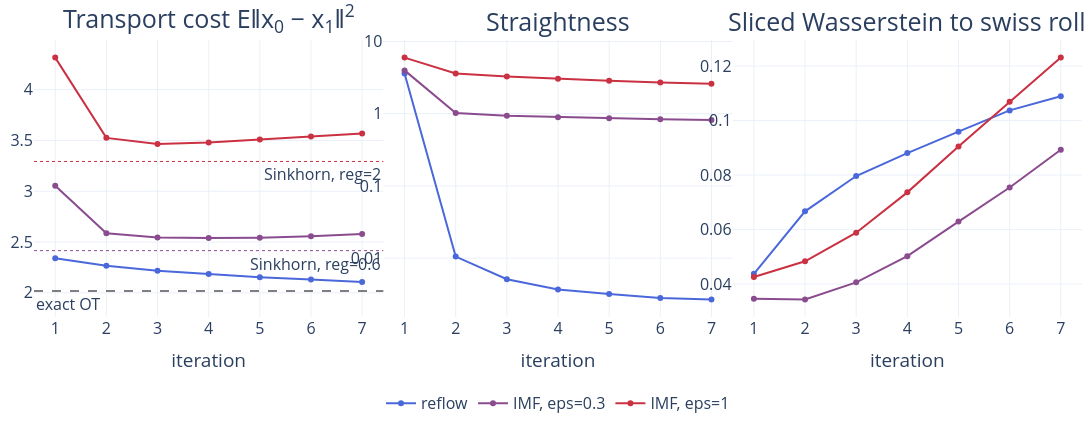

This figure's notebook cell:
### Markdown cell above
# Results

### Code cell
colors = dict(zip(EPS, sample_colorscale(SCALE, np.linspace(0, 1, len(EPS)))))
labels = {eps: f"IMF, eps={eps}" if eps > 0 else "reflow" for eps in EPS}
iters = np.arange(1, N_ITERS + 1)
titles = {
    "cost": "Transport cost E‖x<sub>0</sub> − x<sub>1</sub>‖<sup>2</sup>",
    "straightness": "Straightness",
    "sw": "Sliced Wasserstein to swiss roll",
}

fig = make_subplots(
    rows=1, cols=3, subplot_titles=list(titles.values()), horizontal_spacing=0
)
fig.update_annotations(font_size=TITLE_SIZE)
for col, name in enumerate(titles, 1):
    for eps in EPS:
        fig.add_scatter(
            x=iters,
            y=[r[name] for r in results[eps]],
            mode="lines+markers",
            line=dict(color=colors[eps]),
            name=labels[eps],
            legendgroup=labels[eps],
            showlegend=col == 1,
            row=1,
            col=col,
        )

fig.add_hline(
    y=cost_ot,
    line=dict(color="black", dash="dash", width=1),
    annotation_text="exact OT",
    annotation_position="bottom left",
    row=1,
    col=1,
)
for eps in EPS[1:]:
    fig.add_hline(
        y=cost_sinkhorn[eps],
        line=dict(color=colors[eps], dash="dot", width=1),
        annotation_text=f"Sinkhorn, reg={2 * eps}",
        annotation_position="bottom right",
        row=1,
        col=1,
    )

fig.update_xaxes(title_text="iteration", dtick=1)
fig.update_yaxes(type="log", dtick=1, row=1, col=2)
fig.update_layout(legend=dict(orientation="h", x=0.5, xanchor="center", y=-0.25))
show(fig, "moons_to_swiss_roll", 1500, 430)

### Figure 1 — Plotly figure (JSON) as saved in the notebook; plotly's stock layout.template omitted (floating-point values rounded to 4 significant figures)
{"data": [{"legendgroup": "reflow", "line": {"color": "rgb(74, 104, 218)"}, "mode": "lines+markers", "name": "reflow", "showlegend": true, "type": "scatter", "x": [1, 2, 3, 4, 5, 6, 7], "xaxis": "x", "y": [2.341, 2.266, 2.216, 2.185, 2.154, 2.131, 2.107], "yaxis": "y"}, {"legendgroup": "IMF, eps=0.3", "line": {"color": "rgb(138, 76, 142)"}, "mode": "lines+markers", "name": "IMF, eps=0.3", "showlegend": true, "type": "scatter", "x": [1, 2, 3, 4, 5, 6, 7], "xaxis": "x", "y": [3.055, 2.586, 2.546, 2.539, 2.542, 2.557, 2.58], "yaxis": "y"}, {"legendgroup": "IMF, eps=1", "line": {"color": "rgb(202, 49, 66)"}, "mode": "lines+markers", "name": "IMF, eps=1", "showlegend": true, "type": "scatter", "x": [1, 2, 3, 4, 5, 6, 7], "xaxis": "x", "y": [4.316, 3.526, 3.466, 3.479, 3.51, 3.54, 3.569], "yaxis": "y"}, {"legendgroup": "reflow", "line": {"color": "rgb(74, 104, 218)"}, "mode": "lines+markers", "name": "reflow", "showlegend": false, "type": "scatter", "x": [1, 2, 3, 4, 5, 6, 7], "xaxis": "x2", "y": [3.593, 0.01051, 0.005114, 0.00368, 0.003194, 0.002818, 0.002686], "yaxis": "y2"}, {"legendgroup": "IMF, eps=0.3", "line": {"color": "rgb(138, 76, 142)"}, "mode": "lines+markers", "name": "IMF, eps=0.3", "showlegend": false, "type": "scatter", "x": [1, 2, 3, 4, 5, 6, 7], "xaxis": "x2", "y": [3.978, 1.019, 0.9346, 0.8961, 0.8657, 0.841, 0.8197], "yaxis": "y2"}, {"legendgroup": "IMF, eps=1", "line": {"color": "rgb(202, 49, 66)"}, "mode": "lines+markers", "name": "IMF, eps=1", "showlegend": false, "type": "scatter", "x": [1, 2, 3, 4, 5, 6, 7], "xaxis": "x2", "y": [5.98, 3.6, 3.267, 3.036, 2.857, 2.714, 2.599], "yaxis": "y2"}, {"legendgroup": "reflow", "line": {"color": "rgb(74, 104, 218)"}, "mode": "lines+markers", "name": "reflow", "showlegend": false, "type": "scatter", "x": [1, 2, 3, 4, 5, 6, 7], "xaxis": "x3", "y": [0.04377, 0.0667, 0.07967, 0.08809, 0.09595, 0.1038, 0.1089], "yaxis": "y3"}, {"legendgroup": "IMF, eps=0.3", "line": {"color": "rgb(138, 76, 142)"}, "mode": "lines+markers", "name": "IMF, eps=0.3", "showlegend": false, "type": "scatter", "x": [1, 2, 3, 4, 5, 6, 7], "xaxis": "x3", "y": [0.03467, 0.03439, 0.04064, 0.05024, 0.06296, 0.07545, 0.0893], "yaxis": "y3"}, {"legendgroup": "IMF, eps=1", "line": {"color": "rgb(202, 49, 66)"}, "mode": "lines+markers", "name": "IMF, eps=1", "showlegend": false, "type": "scatter", "x": [1, 2, 3, 4, 5, 6, 7], "xaxis": "x3", "y": [0.04262, 0.04836, 0.05886, 0.07367, 0.09046, 0.107, 0.1231], "yaxis": "y3"}], "layout": {"annotations": [{"font": {"size": 25}, "showarrow": false, "text": "Transport cost E‖x<sub>0</sub> − x<sub>1</sub>‖<sup>2</sup>", "x": 0.1667, "xanchor": "center", "xref": "paper", "y": 1.0, "yanchor": "bottom", "yref": "paper"}, {"font": {"size": 25}, "showarrow": false, "text": "Straightness", "x": 0.5, "xanchor": "center", "xref": "paper", "y": 1.0, "yanchor": "bottom", "yref": "paper"}, {"font": {"size": 25}, "showarrow": false, "text": "Sliced Wasserstein to swiss roll", "x": 0.8333, "xanchor": "center", "xref": "paper", "y": 1.0, "yanchor": "bottom", "yref": "paper"}, {"showarrow": false, "text": "exact OT", "x": 0, "xanchor": "left", "xref": "x domain", "y": 2.018, "yanchor": "top", "yref": "y"}, {"showarrow": false, "text": "Sinkhorn, reg=0.6", "x": 1, "xanchor": "right", "xref": "x domain", "y": 2.415, "yanchor": "top", "yref": "y"}, {"showarrow": false, "text": "Sinkhorn, reg=2", "x": 1, "xanchor": "right", "xref": "x domain", "y": 3.293, "yanchor": "top", "yref": "y"}], "height": 430, "legend": {"orientation": "h", "x": 0.5, "xanchor": "center", "y": -0.25}, "shapes": [{"line": {"color": "black", "dash": "dash", "width": 1}, "type": "line", "x0": 0, "x1": 1, "xref": "x domain", "y0": 2.018, "y1": 2.018, "yref": "y"}, {"line": {"color": "rgb(138, 76, 142)", "dash": "dot", "width": 1}, "type": "line", "x0": 0, "x1": 1, "xref": "x domain", "y0": 2.415, "y1": 2.415, "yref": "y"}, {"line": {"color": "rgb(202, 49, 66)", "dash": "dot", "width": 1}, "type": "line", "x0": 0, "x1": 1, "xref": "x domain", "y0": 3.293, "y1": 3.293, "yref": "y"}], "width": 1500, "xaxis": {"anchor": "y", "domain": [0.0, 0.3333], "dtick": 1, "title": {"text": "iteration"}}, "xaxis2": {"anchor": "y2", "domain": [0.3333, 0.6667], "dtick": 1, "title": {"text": "iteration"}}, "xaxis3": {"anchor": "y3", "domain": [0.6667, 1.0], "dtick": 1, "title": {"text": "iteration"}}, "yaxis": {"anchor": "x", "domain": [0.0, 1.0]}, "yaxis2": {"anchor": "x2", "domain": [0.0, 1.0], "dtick": 1, "type": "log"}, "yaxis3": {"anchor": "x3", "domain": [0.0, 1.0]}}}
